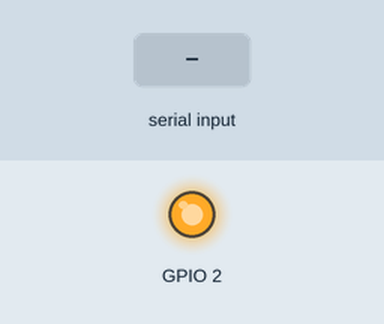
Recording of a program running on a simulated ESP32. Parts: output pins drawn as LEDs (lit = HIGH). Inputs (shaded band) come from the test bench. Nothing arrives over Bluetooth unless stated; what the program prints to the serial monitor is not drawn.

Above: at 1.2 s.
1.3 s: "1" received over the second serial link
Timing chart, 0 to 4.3 s (numbered marks = the images above; inputs shaded):
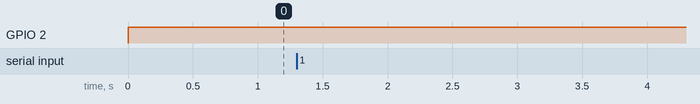

Measured:
- after the input at 1.3 s, every drawn part: stays the same

The program:

main.cpp
```cpp
#include "BluetoothSerial.h"

#if !defined(CONFIG_BT_ENABLED) || !defined(CONFIG_BLUEDROID_ENABLED)
#error Bluetooth is not enabled! Please run `make menuconfig` to and enable it
#endif

BluetoothSerial SerialBT;
void setup() {
    pinMode(2, OUTPUT);
    Serial.begin(115200);
    SerialBT.begin("cleitin"); //Bluetooth device name
}

void Conexao(){
    if(SerialBT.connected()){
        digitalWrite(2, HIGH);
    }else{
        digitalWrite(2, LOW);
    }
}


void loop() {
    Conexao();
    if (Serial.available()) {
        SerialBT.write(Serial.read());
    }
    if (SerialBT.available()) {
        Serial.write(SerialBT.read());
    }
    delay(200);
}
```
